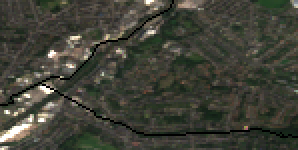
%> input picture PreProcess/PreProcess/SatData(1).tif, 149 x 75 px (shown 2 times larger)
$ octave --eval "result = myimfcn(imread('SatData(1).tif'));"   (GNU Octave 9; MATLAB toolbox functions it lacks are replaced by stand-ins)
%> lines starting %> are read from the running program, lines starting %| are printed output that depends on the picture; in (x1, y1, x2, y2) boxes, pixels count from 0 and x2, y2 are one past the last pixel; in counts of white or black regions, pixels touching at a corner belong together; the program's own positions count from 1
function results = myimfcn(im)
%Image Processing Function
%
% IM      - Input image.
% RESULTS - A scalar structure with the processing results.
%

%--------------------------------------------------------------------------
% Auto-generated by imageBatchProcessor App.
%
% When used by the App, this function will be called for every input image
% file automatically. IM contains the input image as a matrix. RESULTS is a
% scalar structure containing the results of this processing function.
%
%--------------------------------------------------------------------------


% Replace the sample below with your code----------------------------------

imgray = im2gray(im);
bw = imbinarize(imgray , 0);
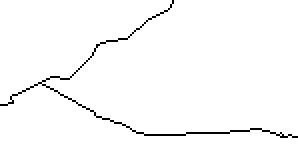
%> bw: size 75x149 logical (shown 2 times larger); 98% white; black in thin lines or dots


BW2 = bwmorph(imcomplement(bw),'thicken',1);
%> BW2: size 75x149 logical; 2.9% white in thin lines or dots

BW2=bwmorph(BW2,'bridge');
%> BW2: size 75x149 logical; 4.5% white in thin lines or dots

se = strel('line',3,180);  % Structuring element for dilation
BW2 = imdilate(BW2,se);
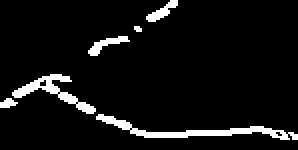
%> BW2: size 75x149 logical (shown 2 times larger); 6.7% white; 6 white regions (1 under 20 px), largest, box (x1, y1, x2, y2) and area: (48, 57, 149, 70) 328, (6, 37, 48, 57) 227, (44, 18, 65, 28) 78, (73, 0, 89, 11) 71, (0, 49, 9, 54) 30


n = ones(75 , 150 , 3);
imOut = im;
%> imOut is the input picture: size 75x149x3 uint8; mean R, G, B 64.6, 65.5, 55.2

v(: , : , 1 ) = imcomplement(BW2);


R = imOut(: , : , 1);
G = imOut(: , : , 2);
B = imOut(: , : , 3);


R(v(: , : ,1) == 0) = 0;
%> R: size 75x149 uint8; min 0, max 255, mean 61.4
G(v(: , : ,1) == 0) = 0;
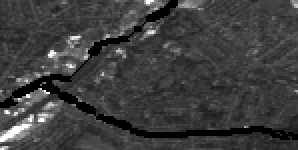
%> G: size 75x149 uint8 (shown 2 times larger); min 0, max 255, mean 62.1
B(v(: , : ,1) == 0) = 255;
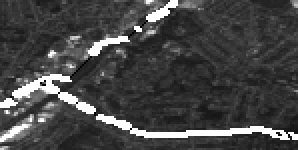
%> B: size 75x149 uint8 (shown 2 times larger); min 0, max 255, mean 69.3


imOut(: , : , 1) = R;
imOut(: , : , 2) = G;
imOut(: , : , 3) = B;
imOut = imresize(imOut , [76 150]);
%> imOut: size 76x150x3 uint8


results.imout = imOut;
results.imoutFlipped1 = flip(imOut,2);
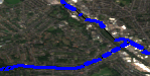
%> results.imoutFlipped1: size 76x150x3 uint8; mean R, G, B 61.5, 62.3, 69; mean of the top-left, top-right, bottom-left and bottom-right quarters 61.8, 66.9, 53.5, 74.7
results.imoutFlipped2 = flip(imOut,1);
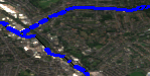
%> results.imoutFlipped2: size 76x150x3 uint8; mean R, G, B 61.5, 62.3, 69; mean of the top-left, top-right, bottom-left and bottom-right quarters 74.7, 53.5, 66.9, 61.8
results.imoutFlipped3 = flip(flip(imOut , 2),1);
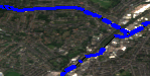
%> results.imoutFlipped3: size 76x150x3 uint8; mean R, G, B 61.5, 62.3, 69; mean of the top-left, top-right, bottom-left and bottom-right quarters 53.5, 74.7, 61.8, 66.9

%--------------------------------------------------------------------------

$ run again, on PreProcess/PreProcess/SatData(10).tif
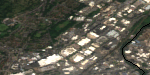
%> input picture PreProcess/PreProcess/SatData(10).tif, 150 x 75 px
%> in myimfcn, `bw = imbinarize(imgray , 0);`:
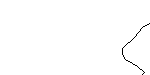
%> bw: size 75x150 logical; 99.4% white; black in thin lines or dots, all inside (x1, y1, x2, y2) = (122, 23, 150, 75)
%> in myimfcn, imOut is the input picture: size 75x150x3 uint8; mean R, G, B 91.9, 90.4, 78.1
%> v: size 75x150 logical; 98.4% white; 8 black regions (6 under 20 px), largest, box (x1, y1, x2, y2) and area: (120, 49, 138, 67) 104, (142, 22, 150, 28) 34
%> in myimfcn, `results.imoutFlipped3 = flip(flip(imOut , 2),1);`:
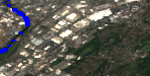
%> results.imoutFlipped3: size 76x150x3 uint8; mean R, G, B 91.1, 89.6, 81.4; mean of the top-left, top-right, bottom-left and bottom-right quarters 107.4, 96.1, 94.6, 51.4

$ run again, on PreProcess/PreProcess/SatData(11).tif
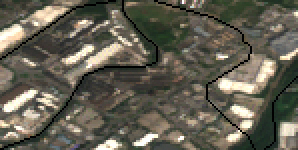
%> input picture PreProcess/PreProcess/SatData(11).tif, 149 x 75 px (shown 2 times larger)
%> in myimfcn, `bw = imbinarize(imgray , 0);`:
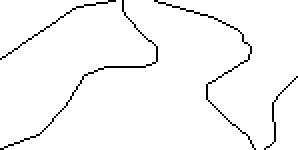
%> bw: size 75x149 logical (shown 2 times larger); 97.1% white; black in thin lines or dots
%> in myimfcn, imOut is the input picture: size 75x149x3 uint8; mean R, G, B 99.1, 95.9, 82.8
%> v: size 75x149 logical; 91.1% white; 20 black regions (9 under 20 px), largest, box (x1, y1, x2, y2) and area: (38, 24, 81, 42) 168, (75, 0, 120, 16) 156, (29, 0, 65, 10) 131
%> in myimfcn, `results.imoutFlipped3 = flip(flip(imOut , 2),1);`:
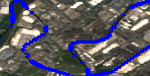
%> results.imoutFlipped3: size 76x150x3 uint8; mean R, G, B 94.3, 91, 100.9; mean of the top-left, top-right, bottom-left and bottom-right quarters 97.9, 96.9, 85.8, 101.1

$ run again, on PreProcess/PreProcess/SatData(12).tif
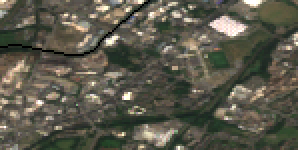
%> input picture PreProcess/PreProcess/SatData(12).tif, 149 x 75 px (shown 2 times larger)
%> bw: size 75x149 logical; 99.3% white; black in thin lines or dots, all inside (x1, y1, x2, y2) = (0, 0, 75, 28)
%> in myimfcn, imOut is the input picture: size 75x149x3 uint8; mean R, G, B 90.3, 88.4, 75.1
%> v: size 75x149 logical; 98.2% white; 6 black regions (5 under 20 px), largest, box (x1, y1, x2, y2) and area: (0, 21, 48, 29) 154
%> in myimfcn, `results.imoutFlipped3 = flip(flip(imOut , 2),1);`:
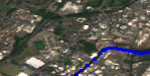
%> results.imoutFlipped3: size 76x150x3 uint8; mean R, G, B 89.5, 87.5, 78.9; mean of the top-left, top-right, bottom-left and bottom-right quarters 75.5, 87.2, 89.5, 89
